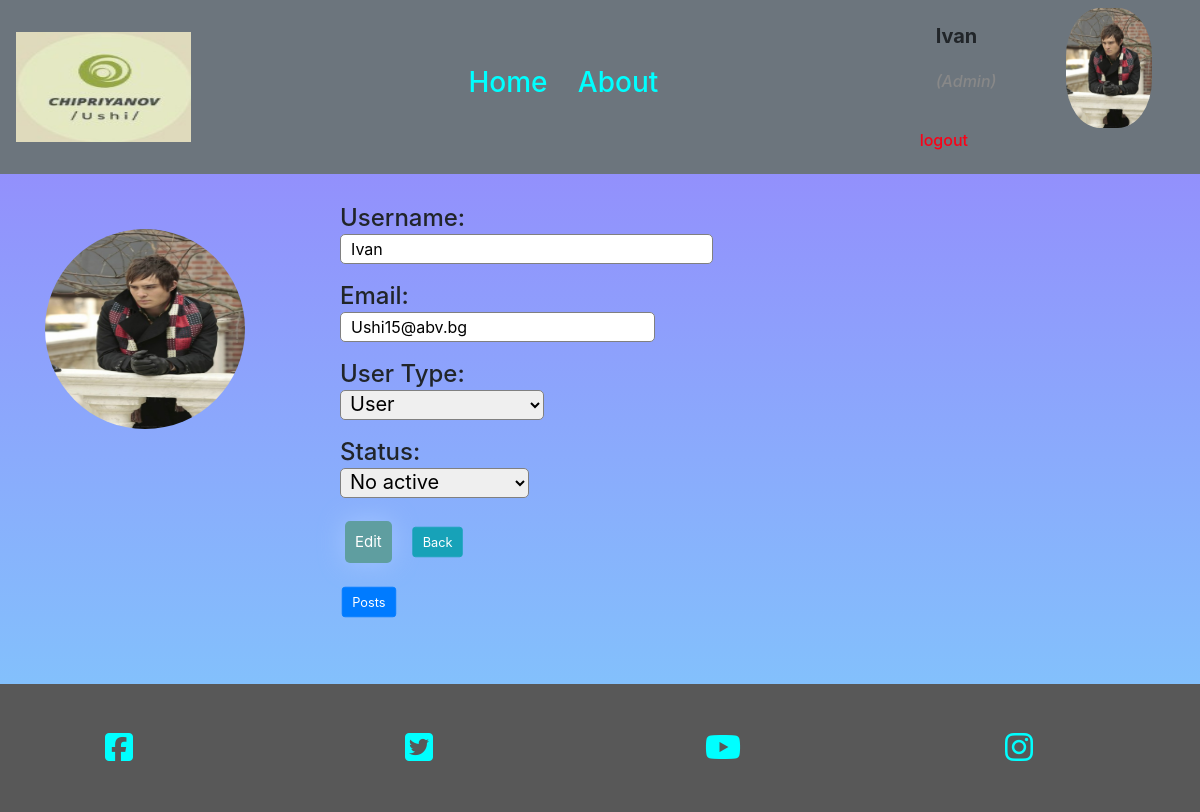
Page /UserProfile.php?user_id=1 (signed in) on the committed database.
### tables this page shows
CREATE TABLE `users` (
  `id` int(10) NOT NULL,
  `username` varchar(100) NOT NULL,
  `email` varchar(100) NOT NULL,
  `user_type` varchar(100) NOT NULL,
  `password` varchar(100) NOT NULL,
  `status` varchar(15) NOT NULL DEFAULT 'No active',
  `profilePic` varchar(255) NOT NULL
);

CREATE TABLE `posts` (
  `id` int(11) NOT NULL,
  `title` varchar(300) NOT NULL,
  `post_text` text NOT NULL,
  `category` varchar(100) NOT NULL,
  `status` varchar(15) NOT NULL DEFAULT 'No active',
  `user_id` int(11) NOT NULL
);

### UserProfile.php (the view, shortened to what this page needs)
<?php
include 'functions.php';
include 'header.php';
include 'head.php';
?>
<form method="post" enctype="multipart/form-data">
    <div class="container profile">
        <div class="row">
            <div class="col-md-3 col-12">
                <?php
                $q = mysqli_query($db, 'SELECT * FROM users WHERE id=' . $_GET['user_id']);
                while ($row = $q->fetch_assoc()) {
                    echo '<div class="img-circle">'
                    ?>
                    <img class="profile-pic" src=<?php echo $row['profilePic'] ?>>
                </div>
            </div>
            <div class="col-md-5 col-12">
                <div class="input-group-access">
                    <h4><label>Username:
                            <input type="username" name="updateUsername" value=<?php echo $row['username'] ?>>
                        </label>
                    </h4>
                </div>
                <div class="input-group-access">
                    <h4>
                        <label>Email:<input type="email" name="updateEmail" value=<?php echo $row['email'] ?>>
                        </label>
                    </h4>
                </div>
                <div class="input-group-access">
                    <h4>
                        <label>User Type:
                            <select  name="updateUser_type" value=<?php echo $row['user_type'] ?>>
                                <option value="user">User</option>
                            </select>
                        </label>
                    </h4>
                </div>
                <div class="input-group-access">
                    <h4>
                        <label>Status:
                            <select  name="updateStatus" value=<?php echo $row['status'] ?>>
                                <option value="No active">No active</option>
                            </select>
                        </label>
                    </h4>
                </div>
                <?php
            }
            ?>
            <div class="input-group-access">
                <button type="submit" class="btn" name="edit">Edit</button>
                <a href="index.php"  class="btn btn-info" name="back">Back</a>
            </div>
            <div>
                <?php
                $sql = "SELECT * FROM posts WHERE id=" . $_GET['user_id'];
                $result = $db->query($sql);
                if ($result->num_rows > 0) {
                    while ($row = $result->fetch_assoc()) {
                        echo '<h5><a class="btn btn-primary logout"'
                        . ' href="posts.php?user_id='
                        . $row["id"] . '">Posts</a></h5>';
                    }
                }
                ?>
            </div>
        </div>
    </div>
</div>
</form>
<?php
include 'footer.php';

### all_style.css (style rules this page uses)
.input-group-access { margin: 10px 0px 10px 10px; }
.input-group-access select { height: 30px; width: 93%; padding: 0 0 5px 5px ; font-size: 20px; border-radius: 5px; border: 1px solid gray; }
.input-group-access input { height: 30px; width: 93%; padding: 5px 10px; font-size: 16px; border-radius: 5px; border: 1px solid gray; }
.input-group-access button { padding: 10px; font-size: 15px; color: #FFFFFF; background: #5F9EA0; border: none; border-radius: 5px; }
.col-md-3 { margin-top: 35px; }
button { box-shadow: 0 0 26px 1px #a1c3fe; padding: 12px 45px 12px 45px; transition: 0.3s linear; background: #40C4FF; border-radius: 20px; margin-top: 10px; border: none; outline: none; font-size: 1em; color: #FFFFFF; font-weight: bold; }
.btn { margin: 5px; }
.profile { margin-top: 20px; }
.profile-pic { border-radius: 50%; width: 200px; height: 200px; display: block; }
img { max-width: 100%; height: auto; }
a.btn { -webkit-transform: scale(0.8); -moz-transform: scale(0.8); -o-transform: scale(0.8); -webkit-transition-duration: 0.5s; -moz-transition-duration: 0.5s; -o-transition-duration: 0.5s; }

### rows in the picture
users: profilePic (picture), updateUsername "Ivan", updateEmail "Ushi15@abv.bg", updateUser_type "User", updateStatus "No active"

### other values in the picture
$_SESSION['user']['username'] "Ivan"
$_SESSION['user']['user_type'] "Admin"
